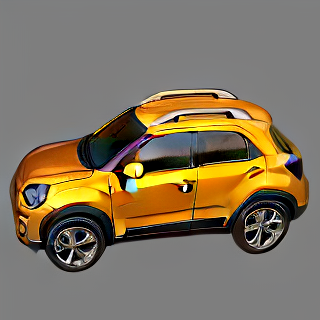
#> input picture Step05/input/360_view_001_000deg_from_000deg.png, 320 x 320 px
$ python Step05_MultiViewTo3D-demo-E-05.py
#> lines starting #> are read from the running program, lines starting #| are printed output that depends on the picture; after the words box and inside, x2 and y2 are one past the last pixel; in counts of white or black regions, pixels touching at a corner belong together
"""
MultiView -> Voxel Carving -> Poisson -> Denoise -> Taubin Smoothing -> Multi-view Vertex Coloring
Save result -> multiview_poisson_colored.ply
"""
## Made by : ravendev ( dwfree74@naver.com / elca6659@gmail.com)
##           https://github.com/ravendev-team/ravendev-ai
##
import numpy as np
from PIL import Image
import open3d as o3d
import math
import time
import sys

# ---------- user parameters (tune for speed/quality) ----------
images = [
    ("./input/360_view_001_000deg_from_000deg.png", 0.0),
    ("./input/360_view_002_045deg_from_060deg.png", 45.0),
    ("./input/360_view_003_090deg_from_090deg.png", 90.0),
    ("./input/360_view_004_135deg_from_090deg.png", 135.0),
    ("./input/360_view_005_180deg_from_180deg.png", 180.0),
    ("./input/360_view_006_225deg_from_240deg.png", 225.0),
    ("./input/360_view_007_270deg_from_270deg.png", 270.0),
    ("./input/360_view_008_315deg_from_000deg.png", 315.0),
]

N = 160                 # voxel grid resolution (increase -> better detail, slower, more memory)
MASK_DIFF_THRESH = 30.0 # mask threshold for bg subtraction
POISSON_DEPTH = 9       # poisson reconstruction depth (6-10 typical)
DENSITY_QUANTILE = 0.02 # remove vertices with density < quantile
SMOOTH_ITERS = 10       # Taubin smoothing iterations
VIS_EPS_FACTOR = 1.5    # visibility z tolerance factor (multiplied by voxel size)
# -------------------------------------------------------------

def load_images_and_masks(images):
    imgs = []
    masks = []
    for path, ang in images:
        im = Image.open(path).convert("RGB")
#> im is the input picture: PIL image 320x320 RGB; mean R, G, B 129.2, 116, 93.7
        im_np = np.array(im)
        h, w = im_np.shape[:2]
#> h = 320; w = 320
        bg = im_np[0, 0].astype(np.float32)
#> bg = [126, 126, 127]
        diff = np.linalg.norm(im_np.astype(np.float32) - bg[None, None, :], axis=2)
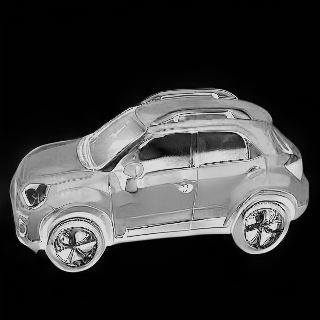
#> diff: shape (320, 320) float32; min 0, max 222.9, mean 57.9
        mask = diff > MASK_DIFF_THRESH
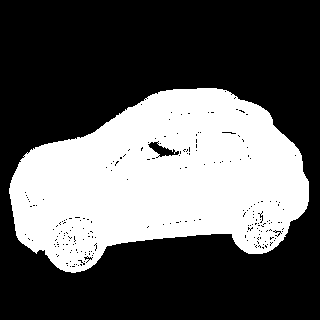
#> mask: shape (320, 320) bool; 36.2% white; 1 white region, box (x1, y1, x2, y2) and area: (9, 88, 309, 273) 37074
        imgs.append((im_np, w, h, path))
        masks.append(mask)
#> pass 2 of the loop in load_images_and_masks, `for path, ang in images:`:
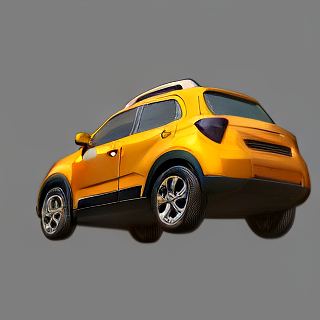
#> input picture Step05/input/360_view_002_045deg_from_060deg.png, 320 x 320 px
#> in load_images_and_masks, im is the input picture: PIL image 320x320 RGB; mean R, G, B 122.5, 112.8, 97.7
#> in load_images_and_masks, `diff = np.linalg.norm(im_np.astype(np.float32) - bg[None, None, :], ax..`:
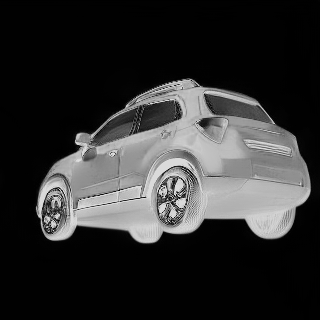
#> diff: shape (320, 320) float32; min 0, max 222.9, mean 47.6
#> in load_images_and_masks, `mask = diff > MASK_DIFF_THRESH`:
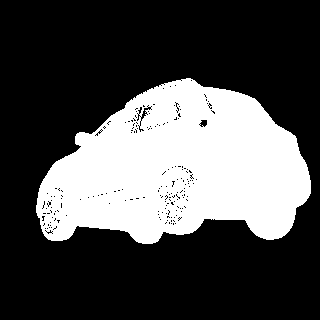
#> mask: shape (320, 320) bool; 30.4% white; 1 white region, box (x1, y1, x2, y2) and area: (36, 78, 311, 244) 31174
#> pass 3 of the loop in load_images_and_masks, `for path, ang in images:`:
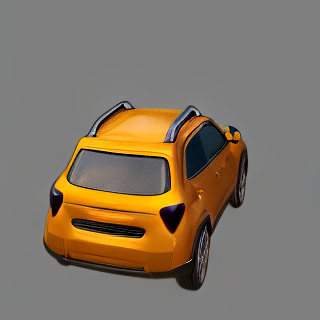
#> input picture Step05/input/360_view_003_090deg_from_090deg.png, 320 x 320 px
#> in load_images_and_masks, im is the input picture: PIL image 320x320 RGB; mean R, G, B 129.9, 116.9, 101.1
#> bg = [128, 127, 127]
#> in load_images_and_masks, `diff = np.linalg.norm(im_np.astype(np.float32) - bg[None, None, :], ax..`:
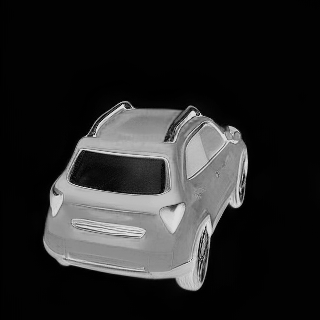
#> diff: shape (320, 320) float32; min 0, max 220.5, mean 39
#> in load_images_and_masks, `mask = diff > MASK_DIFF_THRESH`:
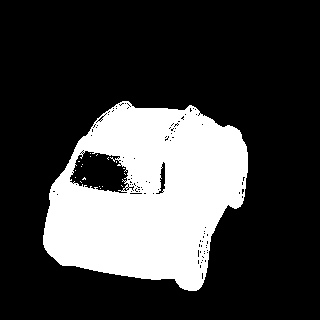
#> mask: shape (320, 320) bool; 25.4% white; 19 white regions (18 under 20 px), largest, box (x1, y1, x2, y2) and area: (43, 101, 248, 291) 25935
#> the loop made 7 passes; the first 3 are shown
    return imgs, masks

# [128 lines left out: functions voxel_carving, voxels_to_pcd, build_depth_maps_from_voxels, color_mesh_vertices, not called in this run]

def main():
    t0 = time.time()
    print("Loading images and estimating masks...")
    imgs, masks = load_images_and_masks(images)
    imgs_masks_images = (imgs, masks, images)

    print("Running voxel carving...")
    volume = voxel_carving(imgs, masks, images, N)
    rem = np.count_nonzero(volume)
    print(f"Carving finished. remaining voxels: {rem}")
    if rem == 0:
        print("No voxels remain. Aborting.")
        return

    print("Converting voxels to point cloud...")
    pts = voxels_to_pcd(volume)
    pcd = o3d.geometry.PointCloud(o3d.utility.Vector3dVector(pts))
    print("Estimating normals on point cloud...")
    pcd.estimate_normals(search_param=o3d.geometry.KDTreeSearchParamHybrid(radius=0.05, max_nn=30))
    pcd.normalize_normals()

    mesh = None
    try:
        print("Poisson reconstruction (this may take a while)...")
        mesh, densities = o3d.geometry.TriangleMesh.create_from_point_cloud_poisson(pcd, depth=POISSON_DEPTH)
        densities = np.asarray(densities)
        print("Poisson done. vertices:", np.asarray(mesh.vertices).shape[0])

        # remove low-density vertices (noise)
        thr = np.quantile(densities, DENSITY_QUANTILE)
        print(f"Density threshold at quantile {DENSITY_QUANTILE}: {thr:.6f}")
        remove_mask = densities < thr
        print(f"Removing {np.count_nonzero(remove_mask)} low-density vertices...")
        mesh.remove_vertices_by_mask(remove_mask)

    except Exception as e:
        print("Poisson failed:", e)
        print("Falling back to Ball Pivoting")
        radii = o3d.utility.DoubleVector([0.02, 0.04, 0.08])
        mesh = o3d.geometry.TriangleMesh.create_from_point_cloud_ball_pivoting(pcd, radii)

    # cleanup and smoothing
    print("Cleaning mesh (degenerate/duplicate/non-manifold)...")
    mesh.remove_degenerate_triangles()
    mesh.remove_duplicated_triangles()
    mesh.remove_duplicated_vertices()
    mesh.remove_non_manifold_edges()

    print(f"Applying Taubin smoothing ({SMOOTH_ITERS} iterations)...")
    mesh = mesh.filter_smooth_taubin(number_of_iterations=SMOOTH_ITERS)
    mesh.compute_vertex_normals()

    # build depth maps from final voxel set for visibility checks
    print("Building depth maps from voxels for visibility tests...")
    depth_maps = build_depth_maps_from_voxels(volume, imgs_masks_images)

    print("Applying multi-view vertex coloring...")
    voxel_size = 2.0 / N
    mesh = color_mesh_vertices(mesh, imgs_masks_images, depth_maps, voxel_size)

    outname = "multiview_poisson_colored.ply"
    print(f"Saving mesh to {outname} ...")
    o3d.io.write_triangle_mesh(outname, mesh, write_ascii=False)
    print("Done. Visualizing result...")
    o3d.visualization.draw_geometries([mesh], mesh_show_back_face=True)

    print("Total time: %.1f sec" % (time.time() - t0))

if __name__ == "__main__":
#> (the run stopped early here; a loop or call above may not have finished)
